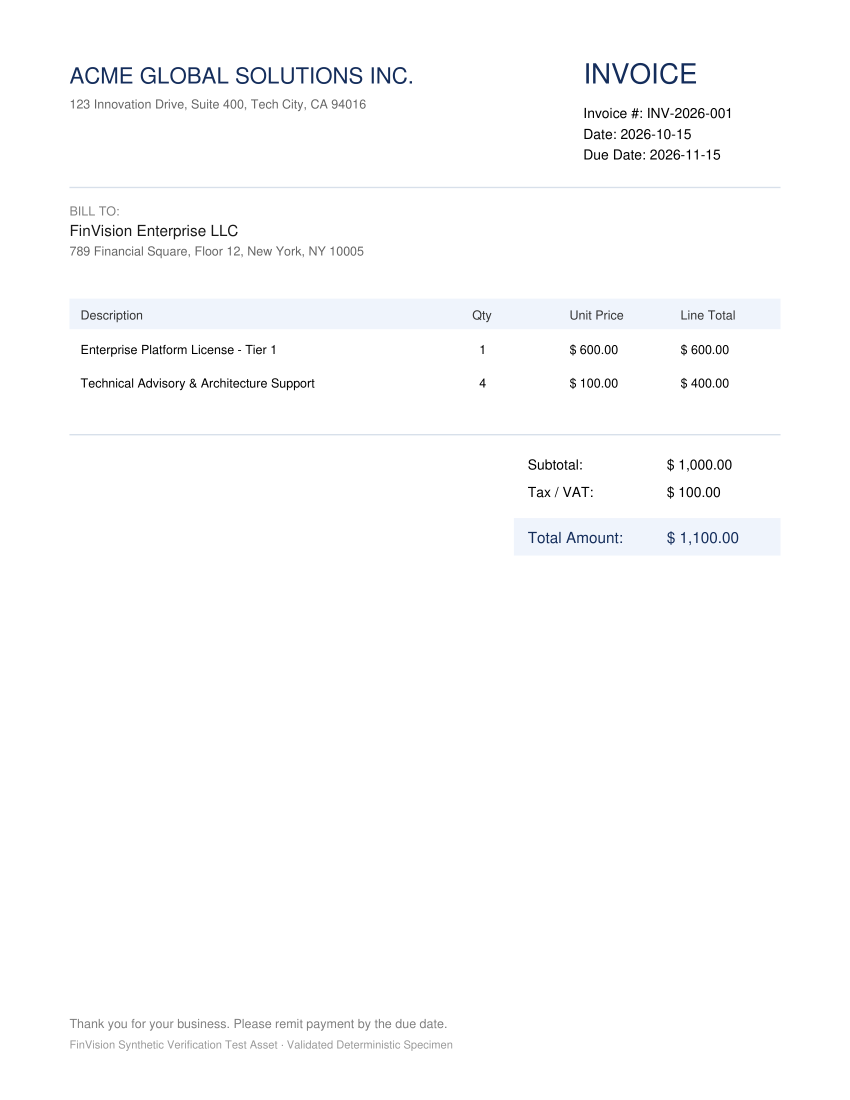
#> input picture sample_invoices/sample_01_valid_invoice.png, 1700 x 2200 px (shown at 1/2 size)
$ python -i image_processing.py   (imports and definitions only)   (older library calls are emulated)
#> lines starting #> are read from the running program, lines starting #| are printed output that depends on the picture; after the words box and inside, x2 and y2 are one past the last pixel; in counts of white or black regions, pixels touching at a corner belong together
"""Image Processing & Computer Vision Pipeline for FinVision.

This module provides:
1. Input validation & PDF-to-image rasterization (300 DPI).
2. Clean, reproducible preprocessing pipeline (Grayscale -> Denoise -> CLAHE -> Deskew -> Adaptive Threshold).
3. Explainable CV anomaly indicators (Error Level Analysis, Local Noise Variance Inconsistency,
   Text layout/spacing anomalies, Copy-Move candidates).

Zero Firebase dependencies: purely functional and unit-testable offline.
Original image data is strictly immutable (never modified in-place).
"""

from __future__ import annotations

import io
import math
from pathlib import Path
from typing import Any, Dict, List, Optional, Tuple, Union

import cv2
import numpy as np
import pymupdf  # Modern PyMuPDF import


# -------------------------------------------------------------------------
# 1. Image Loading, Conversion & Sniffing
# -------------------------------------------------------------------------

# [20 lines left out: function detect_mime_type, not called in this run]


def load_image_from_source(
    source: Union[str, Path, bytes, np.ndarray],
    pdf_page: int = 0,
    dpi: int = 300,
) -> Tuple[np.ndarray, Dict[str, Any]]:
    """Load an image from a file path, raw bytes, or existing numpy array.

    If given a PDF, rasterizes the requested page at specified DPI (default 300).
    Returns (BGR image array, metadata dict).
    """
    metadata: Dict[str, Any] = {
        "original_mime": "unknown",
        "page_count": 1,
        "selected_page": pdf_page,
    }

    if isinstance(source, np.ndarray):
        img = source.copy()
        if len(img.shape) == 2:
            img = cv2.cvtColor(img, cv2.COLOR_GRAY2BGR)
        metadata["original_mime"] = "image/numpy"
        metadata["width"] = img.shape[1]
        metadata["height"] = img.shape[0]
        return img, metadata

    # If file path, read bytes
    if isinstance(source, (str, Path)):
        source_path = Path(source)
        if not source_path.exists():
            raise FileNotFoundError(f"File not found: {source}")
        raw_bytes = source_path.read_bytes()
    elif isinstance(source, bytes):
        raw_bytes = source
    else:
        raise TypeError(f"Unsupported image source type: {type(source)}")

    mime = detect_mime_type(raw_bytes)
    metadata["original_mime"] = mime

    if mime == "application/pdf":
        doc = pymupdf.open(stream=raw_bytes, filetype="pdf")
        metadata["page_count"] = len(doc)
        if len(doc) == 0:
            raise ValueError("PDF document contains no pages.")
        page_index = max(0, min(pdf_page, len(doc) - 1))
        page = doc[page_index]

        # Standard PDF is 72 DPI. Target DPI (300) requires zoom = 300 / 72 ≈ 4.1667
        zoom = dpi / 72.0
        mat = pymupdf.Matrix(zoom, zoom)
        pix = page.get_pixmap(matrix=mat, alpha=False)

        # Convert pixmap to numpy BGR array
        img = np.frombuffer(pix.samples, dtype=np.uint8).reshape(pix.height, pix.width, 3)
        img = cv2.cvtColor(img, cv2.COLOR_RGB2BGR)
        doc.close()
    else:
        # Decode image bytes using OpenCV
        nparr = np.frombuffer(raw_bytes, np.uint8)
        img = cv2.imdecode(nparr, cv2.IMREAD_COLOR)
        if img is None:
            raise ValueError("Failed to decode image bytes into OpenCV matrix.")

    metadata["width"] = img.shape[1]
    metadata["height"] = img.shape[0]
    return img, metadata


# -------------------------------------------------------------------------
# 2. Deskewing Heuristic with Max Angle Safety Guard
# -------------------------------------------------------------------------

def estimate_skew_angle(gray_image: np.ndarray, max_angle: float = 45.0) -> float:
    """Estimate skew angle in degrees using text contour orientation.

    A safety guard enforces |angle| <= max_angle so that valid vertical
    receipts or margin lines are not incorrectly flipped 90 degrees.
    """
    # Invert image: text becomes white on black background
    thresh = cv2.threshold(gray_image, 0, 255, cv2.THRESH_BINARY_INV | cv2.THRESH_OTSU)[1]

    # Dilate horizontally to join words into text lines
    kernel = cv2.getStructuringElement(cv2.MORPH_RECT, (30, 3))
    dilated = cv2.dilate(thresh, kernel, iterations=2)

    # Find non-zero points (text pixels)
    coords = np.column_stack(np.where(dilated > 0))
    if len(coords) < 50:
        return 0.0

    # minAreaRect gives ((center_x, center_y), (width, height), angle)
    rect = cv2.minAreaRect(coords)
    angle = rect[-1]

    # Normalize OpenCV angle conventions
    if angle < -45.0:
        angle = -(90.0 + angle)
    elif angle > 45.0:
        angle = 90.0 - angle
    else:
        angle = -angle

    # Enforce safety guard
    if abs(angle) > max_angle:
        return 0.0

    return float(angle)


# [32 lines left out: function deskew_image, not called in this run]


# -------------------------------------------------------------------------
# 3. Main Preprocessing Pipeline
# -------------------------------------------------------------------------

def preprocess_image(
    source: Union[str, Path, bytes, np.ndarray],
    pdf_page: int = 0,
    dpi: int = 300,
) -> Tuple[np.ndarray, np.ndarray, List[Dict[str, Any]], Dict[str, Any]]:
    """Run full OpenCV preprocessing pipeline on document image.

    Steps:
      1. Load & format normalization (immutable copy).
      2. Grayscale conversion.
      3. Denoising (bilateral filter preserves sharp text edges while removing noise).
      4. Contrast Limited Adaptive Histogram Equalization (CLAHE).
      5. Deskewing with max-angle protection.
      6. Adaptive binarization / thresholding.

    Returns:
      (deskewed_color_image, binarized_ocr_ready_image, processing_log, metadata)
    """
    original_bgr, metadata = load_image_from_source(source, pdf_page=pdf_page, dpi=dpi)
    processing_log: List[Dict[str, Any]] = []

    # Immutable copy: ensure we never touch original input array
    working_bgr = original_bgr.copy()
    processing_log.append({
        "step": "load",
        "details": f"Loaded image with shape {working_bgr.shape}",
        "shape": list(working_bgr.shape),
    })

    # Step 1: Grayscale
    gray = cv2.cvtColor(working_bgr, cv2.COLOR_BGR2GRAY)
    processing_log.append({
        "step": "grayscale",
        "details": "Converted BGR color to 8-bit single-channel grayscale",
        "shape": list(gray.shape),
    })

    # Step 2: Denoise
    # Bilateral filter removes background noise while preserving sharp font edges
    denoised = cv2.bilateralFilter(gray, d=7, sigmaColor=50, sigmaSpace=50)
    processing_log.append({
        "step": "denoise",
        "details": "Applied edge-preserving bilateral filter (d=7, sigma=50)",
    })

    # Step 3: CLAHE contrast enhancement
    clahe = cv2.createCLAHE(clipLimit=2.0, tileGridSize=(8, 8))
    enhanced = clahe.apply(denoised)
    processing_log.append({
        "step": "clahe",
        "details": "Applied CLAHE (clipLimit=2.0, tileGrid=(8,8)) to balance uneven scan lighting",
    })

    # Step 4: Deskewing
    skew_angle = estimate_skew_angle(enhanced)
    if abs(skew_angle) >= 0.2:
        deskewed_gray = deskew_image(enhanced, skew_angle, border_color=(255, 255, 255))
        deskewed_bgr = deskew_image(working_bgr, skew_angle, border_color=(255, 255, 255))
        processing_log.append({
            "step": "deskew",
            "details": f"Corrected skew by {skew_angle:.2f} degrees",
            "angle_degrees": round(skew_angle, 2),
        })
    else:
        deskewed_gray = enhanced
        deskewed_bgr = working_bgr
        processing_log.append({
            "step": "deskew",
            "details": f"Skew angle {skew_angle:.2f} degrees within neutral tolerance; no rotation needed",
            "angle_degrees": round(skew_angle, 2),
        })

    # Step 5: Adaptive Gaussian Thresholding (optimal for OCR text isolation)
    binary = cv2.adaptiveThreshold(
        deskewed_gray,
        255,
        cv2.ADAPTIVE_THRESH_GAUSSIAN_C,
        cv2.THRESH_BINARY,
        blockSize=15,
        C=8,
    )
    processing_log.append({
        "step": "adaptive_threshold",
        "details": "Applied adaptive Gaussian thresholding (blockSize=15, C=8) for clean text binarization",
    })

    return deskewed_bgr, binary, processing_log, metadata


# -------------------------------------------------------------------------
# 4. Explainable Computer-Vision Anomaly Indicators
# -------------------------------------------------------------------------

# [329 lines left out: functions compute_error_level_analysis, compute_noise_variance_inconsistency, compute_text_layout_anomalies, compute_copy_move_candidates, run_cv_anomaly_pipeline, not called in this run]

>>> import cv2
>>> picture = cv2.imread('../sample_invoices/sample_01_valid_invoice.png')
#> picture is the input picture: shape (2200, 1700, 3); mean B, G, R 252.7, 252.2, 252
>>> result = preprocess_image(picture)
#> in preprocess_image, `original_bgr, metadata = load_image_from_source(source, pdf_page=pdf_p..`: metadata = {'original_mime': 'image/numpy', 'page_count': 1, 'selected_page': 0, 'width': 1700, 'height': 2200}
#> in preprocess_image, `enhanced = clahe.apply(denoised)`:
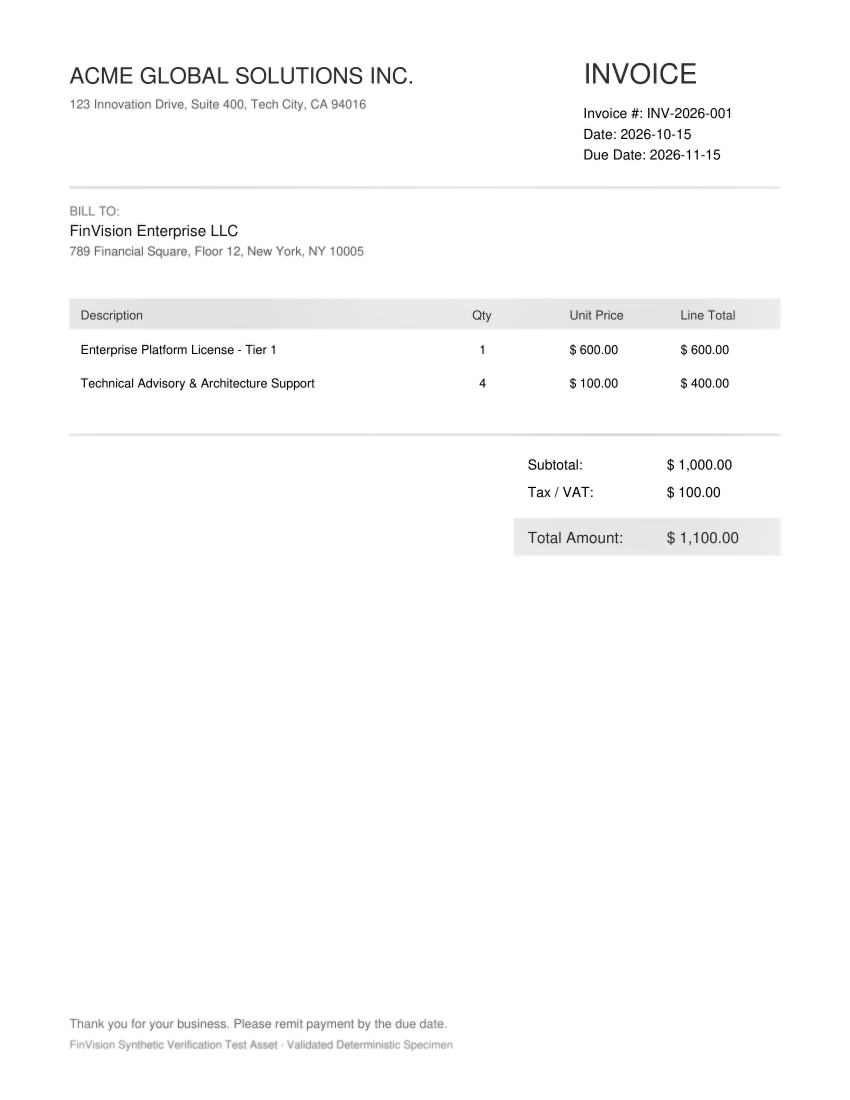
#> enhanced: shape (2200, 1700) (shown at 1/2 size); min 1, max 255, mean 251.5
#> in estimate_skew_angle, `thresh = cv2.threshold(gray_image, 0, 255, cv2.THRESH_BINARY_INV | cv2..`:
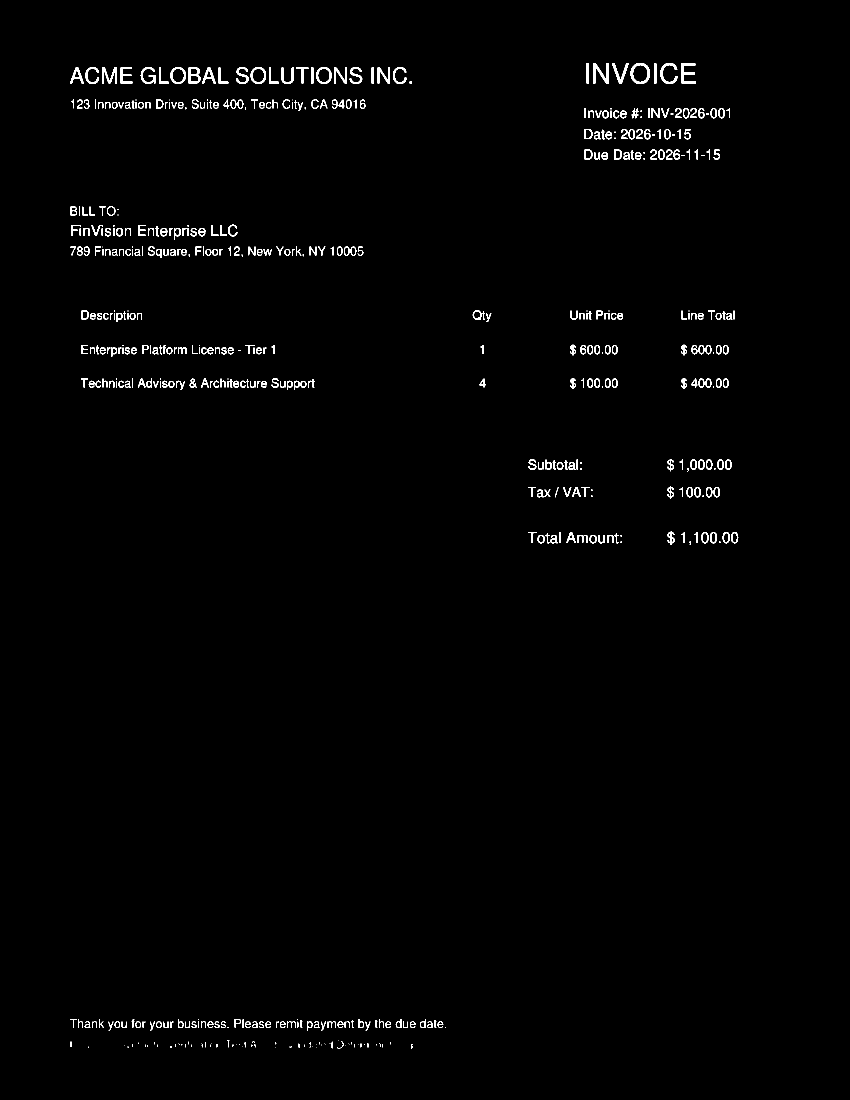
#> thresh: shape (2200, 1700) (shown at 1/2 size); 1.1% white; 540 white regions (130 under 20 px), largest, box (x1, y1, x2, y2) and area: (1186, 126, 1218, 167) 602, (1261, 126, 1300, 168) 569, (1363, 126, 1392, 167) 549
#> in estimate_skew_angle, `dilated = cv2.dilate(thresh, kernel, iterations=2)`:
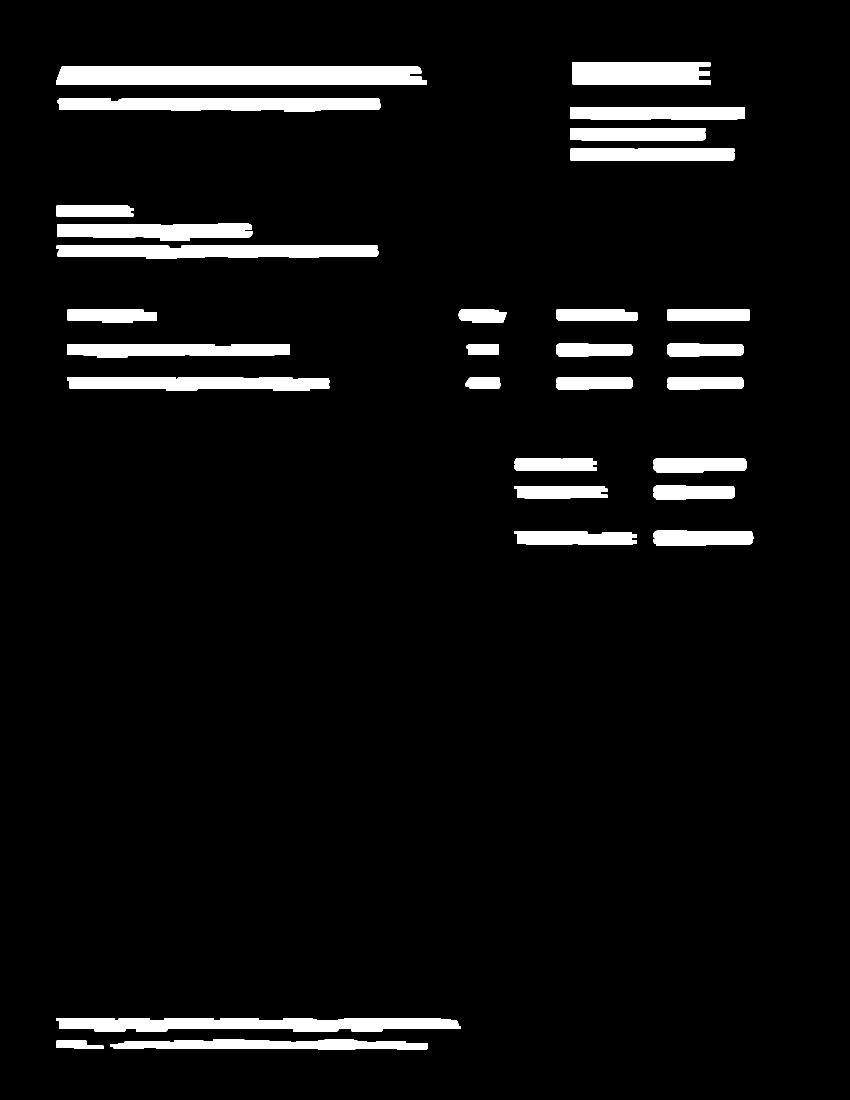
#> dilated: shape (2200, 1700) (shown at 1/2 size); 5.9% white; 30 white regions, largest, box (x1, y1, x2, y2) and area: (112, 132, 854, 170) 27116, (112, 2036, 922, 2063) 18146, (112, 491, 757, 518) 14794
#> in estimate_skew_angle, `coords = np.column_stack(np.where(dilated > 0))`: coords = 219230 pairs, first value 124 to 2099, second value 112 to 1506
#> in estimate_skew_angle, `rect = cv2.minAreaRect(coords)`: rect = ((1111.5, 809), (1394, 1975), -90)
#> in estimate_skew_angle, `angle = rect[-1]`: angle = -90
#> in estimate_skew_angle, `angle = -(90.0 + angle)`: angle = 0
#> in preprocess_image, `binary = cv2.adaptiveThreshold( deskewed_gray, 255, cv2.ADAPTIVE_THRES..`:
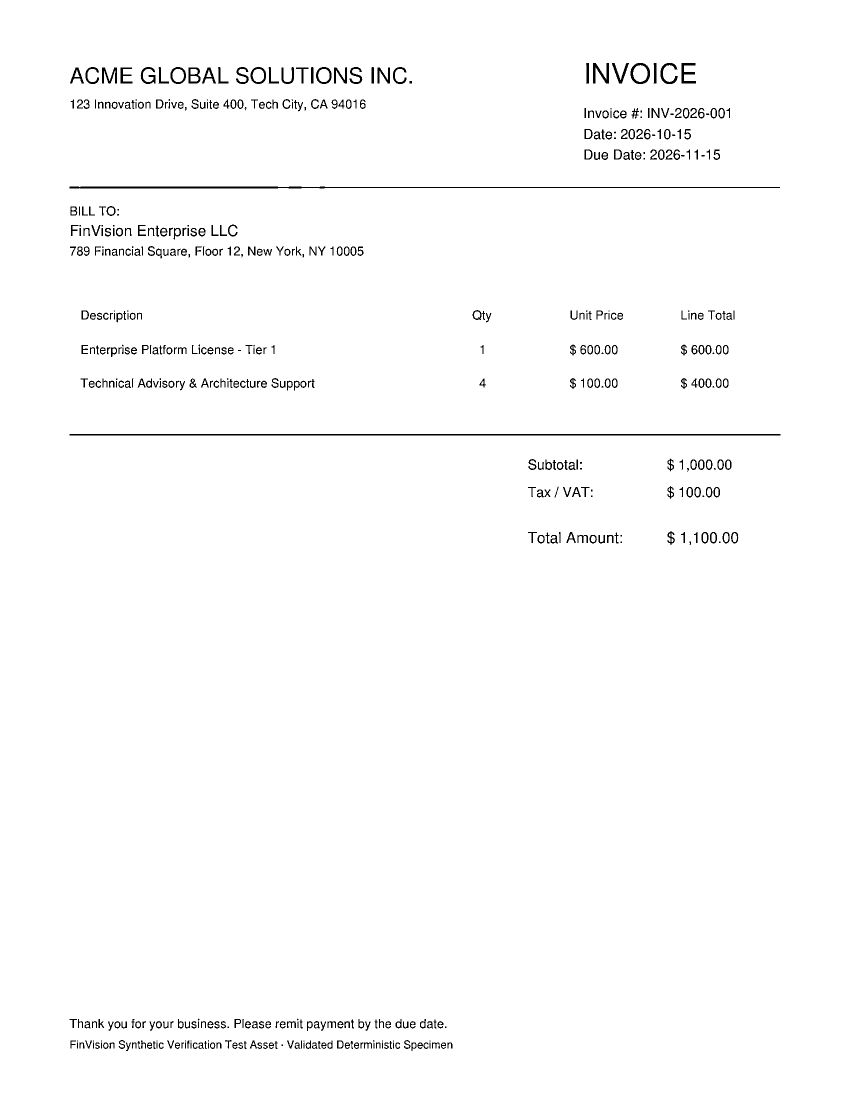
#> binary: shape (2200, 1700) (shown at 1/2 size); 98.6% white; 553 black regions (74 under 20 px), largest, box (x1, y1, x2, y2) and area: (139, 868, 1561, 871) 4266, (139, 373, 1560, 377) 3743, (1186, 126, 1218, 167) 603
